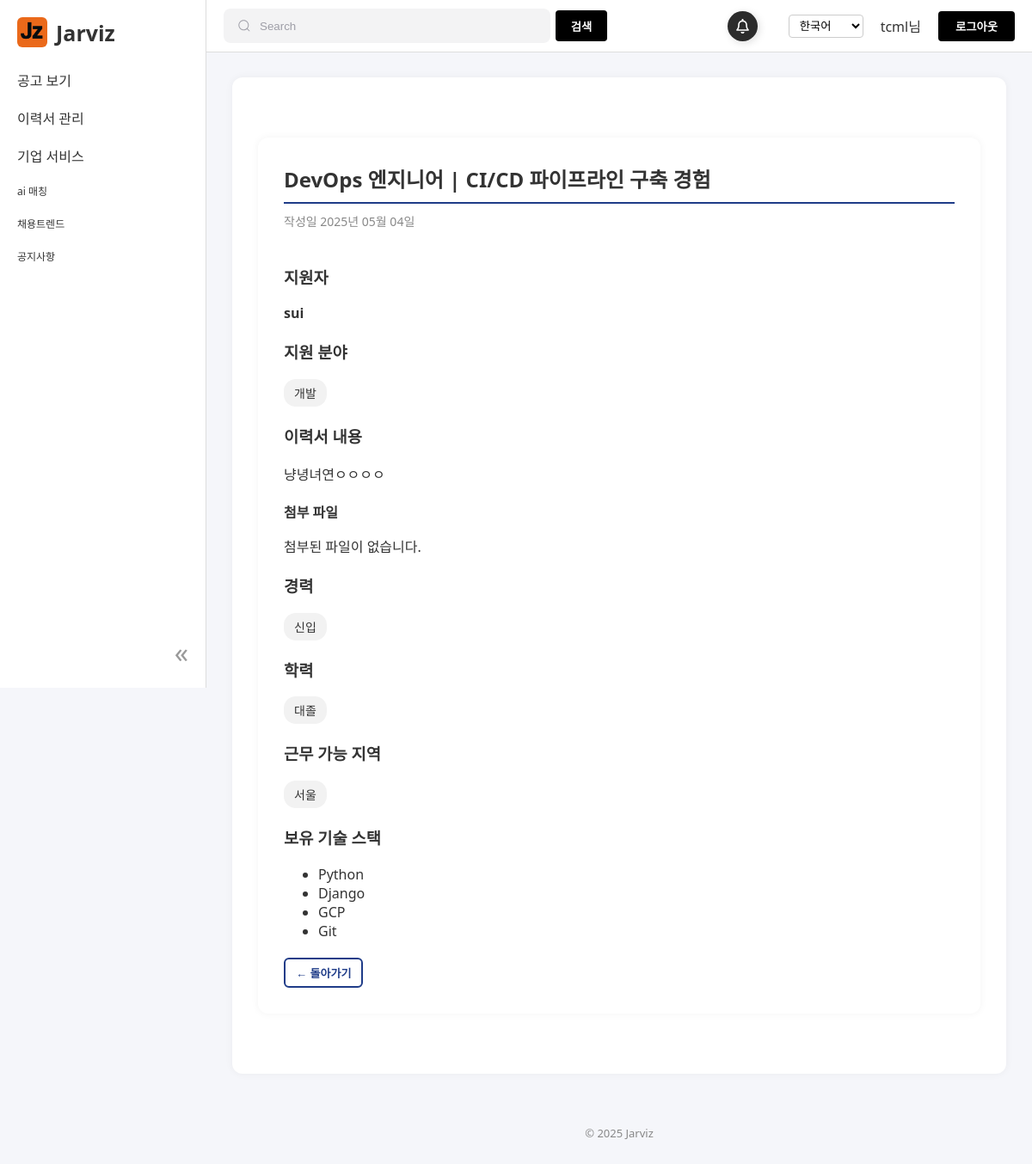
Page /resume/2/view/ (signed in) on the committed database.
### accounts/models.py (models this page shows, shortened)
class UserAccount(AbstractBaseUser, PermissionsMixin):
    username = models.CharField(max_length=30, unique=True)
    email = models.EmailField()
    full_name = models.CharField(max_length=100, blank=True, null=True)
    is_company = models.BooleanField(default=False)
    company_name = models.CharField(max_length=100, blank=True, null=True)
    contact_person = models.CharField(max_length=50, blank=True, null=True)
    phone_number = models.CharField(max_length=20, blank=True, null=True)
    company_website = models.URLField(blank=True, null=True)
    is_active = models.BooleanField(default=True)
    is_staff = models.BooleanField(default=False)
    groups = models.ManyToManyField(
        Group,
        related_name='useraccount_groups',
        blank=True
    )
    user_permissions = models.ManyToManyField(
        Permission,
        related_name='useraccount_permissions',
        blank=True
    )
    objects = UserAccountManager()
    USERNAME_FIELD = 'username'
    REQUIRED_FIELDS = ['email']

### workhub/models.py (models this page shows, shortened)
class Resume(models.Model):
    user = models.ForeignKey(User, on_delete=models.CASCADE)
    title = models.CharField(max_length=200)
    content = models.TextField()
    uploaded_file = models.FileField(upload_to='resumes/%Y/%m/%d/', blank=True, null=True)
    experience = models.CharField(max_length=20, choices=EXPERIENCE_CHOICES, default='entry')
    education = models.CharField(max_length=20, choices=EDUCATION_CHOICES, default='bachelor')
    preferred_location = models.CharField(max_length=20, choices=LOCATION_CHOICES, default='seoul')
    category = models.CharField(max_length=20, choices=CATEGORY_CHOICES)
    tech_stack = models.ManyToManyField(TechStack, blank=True)
    preferred_location = models.CharField(
        max_length=20,
        choices=LOCATION_CHOICES,
        default='seoul',
        verbose_name='근무 가능 지역'
    )
    created_at = models.DateTimeField(auto_now_add=True)

class TechStack(models.Model):
    name = models.CharField(max_length=50)

### workhub/views.py (the view)
# urls.py: path('resume/<int:pk>/view/', CompanyViewResumeDetailView.as_view(), name='company_view_resume'),
class CompanyViewResumeDetailView(LoginRequiredMixin, UserPassesTestMixin, DetailView):
    model = Resume
    template_name = 'company/view_resume_detail.html'
    context_object_name = 'resume'
    def test_func(self):
        return self.request.user.is_authenticated and self.request.user.is_company
    def get_context_data(self, **kwargs):
        context = super().get_context_data(**kwargs)
        resume = self.get_object()
        applications = resume.applications.filter(job__employer=self.request.user)
        context['applications'] = applications  # 여기에 여러 JobPost가 연결됨
        return context

### workhub/context_processors.py (called while the page is built)
def latest_job_post(request):
    if request.user.is_authenticated and request.user.is_company:
        latest_job = JobPost.objects.filter(employer=request.user).order_by('-created_at').first()
        return {'latest_job': latest_job}
    return {}

### templates/company/view_resume_detail.html (shortened to what this page needs)
{% extends "base.html" %}
{% load static %}
{% block content %}
<link rel="stylesheet" href="{% static 'css/job.css' %}">
<div class="job-container">
  <div class="job-title-row">
    <h2 class="job-title">{{ resume.title }}</h2>
  </div>
  <div class="job-stats">
    <span class="job-views">작성일 {{ resume.created_at|date:"Y년 m월 d일" }}</span>
  </div>
  <br>
  <div class="job-group">
    <h3>지원자</h3>
    <p><strong>{{ resume.user.username }}</strong></p>
  </div>
  <div class="job-group">
    <h3>지원 분야</h3>
    <p><span class="info-tag">{{ resume.get_category_display }}</p>
  </div>
  <div class="job-group">
    <h3>이력서 내용</h3>
    <p>{{ resume.content|linebreaks }}</p>
  </div>
  <div class="job-group">
    <label>첨부 파일</label>
    {% if resume.uploaded_file %}
      <a href="{{ resume.uploaded_file.url }}" target="_blank" class="job-detail-btn outline">다운로드</a>
    {% else %}
      <p>첨부된 파일이 없습니다.</p>
    {% endif %}
  </div>
  <div class="job-group">
    <h3>경력</h3>
    <p><span class="info-tag">{{ resume.get_experience_display }}</p>
  </div>
  <div class="job-group">
    <h3>학력</h3>
    <p><span class="info-tag">{{ resume.get_education_display }}</p>
  </div>
  <div class="job-group">
    <h3>근무 가능 지역</h3>
    <p><span class="info-tag">{{ resume.get_preferred_location_display }}</p>
  </div>
  <div class="job-group">
    <h3>보유 기술 스택</h3>
    <ul class="job-tech-list">
      {% for tech in resume.tech_stack.all %}
        <li>{{ tech.name }}</li>
      {% empty %}
        <li>선택된 기술 없음</li>
      {% endfor %}
    </ul>
  </div>
  <div class="job-actions">
    <button class="job-detail-btn outline" onclick="history.back()">← 돌아가기</button>
  </div>
</div>
{% endblock %}

### templates/base.html (shortened to what this page needs)
{% load static %}
<!DOCTYPE html>
<html lang="ko">
<head>
  <link rel="stylesheet" href="{% static 'css/base.css' %}">
</head>
<body class="{% if user.is_authenticated and user.is_staff %}is-employer{% endif %}">
  <div class="sidebar">
    <div class="sidebar-header">
      <div class="sidebar-logo-container">
        <a href="/" class="sidebar-logo">
          <img src="{% static 'images/JZ.png' %}" alt="홈">
          <h2>Jarviz</h2>
        </a>
      </div>
    </div>
    <nav>
      <ul>
        <li class="dropdown">
          <div class="dropdown-toggle">공고 보기</div>
        </li>
        <li class="dropdown">
          <div class="dropdown-toggle">이력서 관리</div>
        </li>
        <li class="dropdown">
          <div class="dropdown-toggle">기업 서비스</div>
        </li>
        <li class="single-item">ai 매칭</li>
        <li class="single-item">채용트렌드</li>
        <li class="single-item">공지사항</li>
      </ul>
    </nav>
    <div class="sidebar-footer">
      <span class="sidebar-toggle" id="sidebarToggle">«</span>
    </div>
  </div>
  <div class="gnb">
    <div class="search-group">
      <input class="input" type="search" placeholder="Search" />
      <button type="submit" class="search-btn">검색</button>
    </div>
    <div class="user-menu">
      <button class="bell-button">
      </button>
      <form id="language-form" action="{% url 'set_language' %}" method="post" style="margin-left: 1rem;">
        <select name="language" onchange="document.getElementById('language-form').submit();" style="padding: 4px 8px; border: 1px solid #ccc; border-radius: 4px; background-color: #fff; color: #000;">
          <option value="ko" {% if LANGUAGE_CODE == 'ko' %}selected{% endif %}>한국어</option>
        </select>
      </form>
      {% if user.is_authenticated %}
        <span>{{ user.username }}님</span>
        <form method="post" action="{% url 'accounts:logout' %}" style="display:inline;">
          <button class="gnb-login-btn" onclick="location.href='{% url 'accounts:logout' %}'">로그아웃</button>
        </form>
      {% else %}
        <button type="button" class="gnb-login-btn" onclick="location.href='{% url 'accounts:login' %}'">로그인</button>
      {% endif %}
    </div>
  </div>
  <main class="main">
    <div class="container">
      {% block content %}{% endblock %}
    </div>
    <footer>
      <p>© 2025 Jarviz</p>
    </footer>
  </main>
</body>
</html>

### static/css/base.css (style rules this page uses)
body { margin: 0; font-family: 'Segoe UI', Tahoma, Geneva, Verdana, sans-serif; background-color: #f5f6fa; color: #333; }
.sidebar { position: fixed; top: 0; left: 0; width: 240px; height: 100vh; background-color: #ffffff; border-right: 1px solid #ddd; padding: 20px; box-sizing: border-box; transition: width 0.3s ease; z-index: 1001; }
.sidebar-logo-container { display: flex; align-items: center; justify-content: space-between; }
.sidebar-logo { display: flex; align-items: center; text-decoration: none; color: inherit; }
.sidebar-logo img { width: 35px; height: 35px; margin-right: 10px; border-radius: 6px; }
.sidebar h2 { font-size: 25px; margin: 0; }
.sidebar-toggle { font-size: 32px; cursor: pointer; color: #999; }
.sidebar ul { list-style: none; padding: 0; }
.sidebar li { padding: 10px 0; cursor: pointer; }
.sidebar li.single-item { font-size: 12px; }
.sidebar-footer { position: absolute; bottom: 20px; right: 20px; }
.gnb { position: fixed; top: 0; left: 240px; right: 0; height: 60px; background-color: #ffffff; border-bottom: 1px solid #ddd; display: flex; align-items: center; justify-content: space-between; padding: 0 20px; transition: left 0.3s ease; z-index: 1000; }
.search-group { display: flex; line-height: 28px; align-items: center; position: relative; max-width: 100%; gap: 6px; }
.input { width: 380px; height: 40px; line-height: 28px; padding: 0 1rem; padding-left: 2.5rem; border: 2px solid transparent; border-radius: 8px; outline: none; background-color: #f3f3f4; color: #0d0c22; transition: 0.3s ease; }
.input::placeholder { color: #9e9ea7; }
.icon { position: absolute; left: 1rem; fill: #9e9ea7; width: 1rem; height: 1rem; }
.search-btn { height: 36px; width: 60px; padding: 0 12px; background-color: black; color: #ffffff; font-weight: bold; border: none; border-radius: 4px; cursor: pointer; transition: background-color 0.3s ease, color 0.3s ease; }
.gnb .user-menu { display: flex; align-items: center; gap: 20px; }
.gnb-login-btn { padding: 8px 20px; background-color: black; color: #ffffff; font-weight: bold; border: none; border-radius: 4px; cursor: pointer; transition: background-color 0.3s ease, color 0.3s ease; }
.main { margin-left: 240px; margin-top: 60px; transition: margin-left 0.3s ease; padding: 30px; }
.container { max-width: 1200px; margin: 0 auto; background: #fff; padding: 30px; border-radius: 12px; box-shadow: 0 0 10px rgba(0,0,0,0.05); }
footer { text-align: center; color: #888; font-size: 13px; margin-top: 60px; }
.bell-button { width: 35px; height: 35px; position: relative; display: flex; align-items: center; justify-content: center; background-color: rgb(44, 44, 44); border-radius: 50%; cursor: pointer; transition-duration: .3s; box-shadow: 2px 2px 10px rgba(0, 0, 0, 0.13); border: none; overflow: visible; }
.bell { width: 17px ; height: 17px ; display: inline-block; }

### static/css/job.css (style rules this page uses)
.job-container { background: white; padding: 30px; border-radius: 12px; box-shadow: 0 0 10px rgba(0,0,0,0.05); max-width: 1100px; margin: 40px auto; }
.job-title { font-size: 24px; margin-bottom: 20px; border-bottom: 2px solid #1F3C88; padding-bottom: 10px; }
.job-group { margin-bottom: 20px; }
.job-group label { display: block; font-weight: bold; margin-bottom: 6px; color: #333; }
.job-detail-btn { display: inline-block; padding: 6px 12px; background-color: #1F3C88; color: white; font-size: 13px; font-weight: bold; border: none; border-radius: 6px; cursor: pointer; text-decoration: none; transition: background-color 0.3s ease; }
.job-detail-btn.outline { background-color: white; color: #1F3C88; border: 2px solid #1F3C88; }
.job-title-row { display: flex; justify-content: space-between; align-items: center; flex-wrap: wrap; gap: 3px; margin-bottom: 10px; }
.job-title { flex-grow: 1; margin: 0; font-size: 24px; font-weight: bold; }
.job-stats { display: flex; align-items: center; gap: 10px; flex-shrink: 0; }
.job-views { font-size: 14px; color: #888; }
.info-tag { display: inline-block; background-color: #f2f2f2; color: #333; padding: 6px 12px; border-radius: 14px; font-size: 14px; font-weight: 500; }

### rows in the picture
UserAccount: username "tcml"
Resume: title "DevOps 엔지니어 | CI/CD 파이프라인 구축 경험", created_at "2025년 05월 04일", user.username "sui", category "개발", content "냥녕녀연ㅇㅇㅇㅇ", experience "신입", education "대졸", preferred_location "서울"
TechStack: name "Python"
TechStack: name "Django"
TechStack: name "GCP"
TechStack: name "Git"
